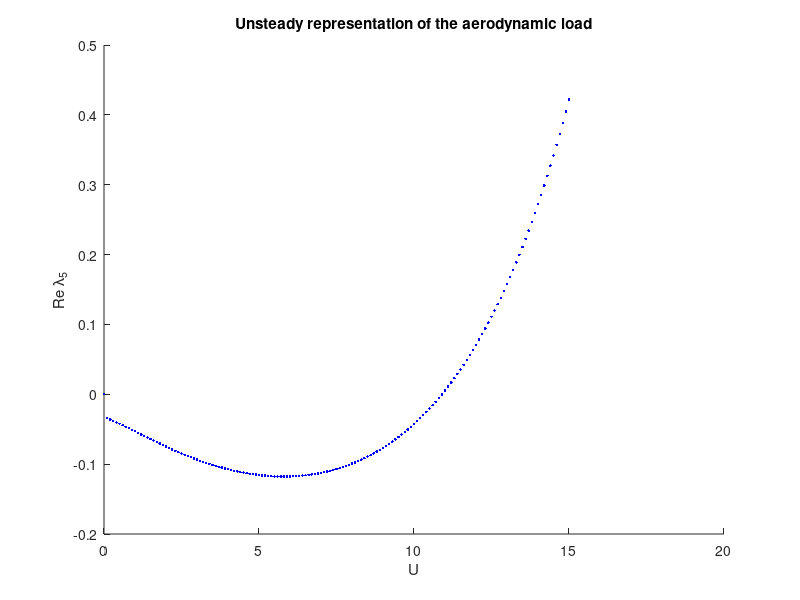

The MATLAB script that drew this image:
function Unsteadyload()
% Unsteady representation of the aerodynamic load

clc; %clf('reset');
W = {0.6 0.0325 -0.5 1.204 1.0662 3.836 0.0004438 0.0115 0.011 0.942 895.10 0.5 1 0.165 0.0455 0.335 0.3};
[span,b,a,rho,MW,MT,Ialpha,Calpha,Ch,Kalpha_0,Kh,Xalpha,C_0,C_1,C_2,C_3, C_4] = deal(W{:});
hold on;

for U = 0:.1:15
    Salpha = MW*Xalpha*b;
    M_1 = [MT+pi*rho*b.^2 Salpha-a*pi*rho*b.^3 0; Salpha-a*pi*rho*b.^3 Ialpha+pi*(1/8+a^2)*rho*b.^4 0; 0 0 1];

    D_1= [Ch+2*pi*rho*b*U*(C_0-C_1-C_3) (1+(C_0-C_1-C_3)*(1-2*a))*pi*rho*b.^2*U 2*pi*rho*U.^2*b*(C_1*C_2+C_3*C_4); -2*pi*(a+ 1/2)*rho*b.^2*(C_0-C_1-C_3)*U Calpha+(1/2-a)*(1-(C_0-C_1-C_3)*(1+2*a))*pi*rho*b.^3*U -2*pi*rho*b.^2*U.^2*(a+ 1/2)*(C_1*C_2+C_3*C_4); -1/b a-1/2 (C_2+C_4)*(U/b)];
    
    K_1 = [Kh 2*pi*rho*b*U.^2*(C_0-C_1-C_3) 2*pi*rho*U.^3*C_2*C_4*(C_1+C_3); 0 Kalpha_0-2*pi*(0.5+a)*rho*(C_0-C_1-C_3)*b.^2*U.^2 -2*pi*rho*b*U.^3*(a+0.5)*C_2*C_4*(C_1+C_3); 0 -U/b C_2*C_4*(U.^2)/(b.^2)];

    inv_M_1 = inv(M_1); 
    D_1_star = -inv_M_1*D_1; K_1_star = -inv_M_1*K_1;
    B_U = [0 1 0 0 0 0; K_1_star(1,1) D_1_star(1,1) K_1_star(1,2) D_1_star(1,2) K_1_star(1,3) D_1_star(1,3); 0 0 0 1 0 0; K_1_star(2,1) D_1_star(2,1) K_1_star(2,2) D_1_star(2,2) K_1_star(2,3) D_1_star(2,3); 0 0 0 0 0 1; K_1_star(3,1) D_1_star(3,1) K_1_star(3,2) D_1_star(3,2) K_1_star(3,3) D_1_star(3,3)]; 
    e = eig(B_U);
%###################################################################    
%     Sorting the eigenvalues in order
    [sorted, idx] = sort(real(e));
%###################################################################       
    e = e(idx);
    plot(U,real(e(5)),'b.');
    xlabel('U'); ylabel('Re {\lambda}_{5}');
    title('Unsteady representation of the aerodynamic load');
end

hold off;

